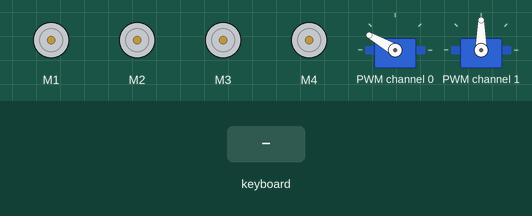
A program run on a simulated Raspberry Pi (BCM pin numbers). On the bench: 4 × DC motor (green arrow = forward, orange = backward, longer = faster), 2 × servo. The test bench sets the inputs (shaded band). The desktop window is not drawn, its controls go by their first labels and the mouse button is held 0.15 s; servo angles are drawn from the pulse width (0.5 ms = 0°, 2.5 ms = 180°); what the program prints to the terminal is not drawn.

Above: at 1.3 s.
1.4 s: key "w" typed on the keyboard
At 3.4 s:
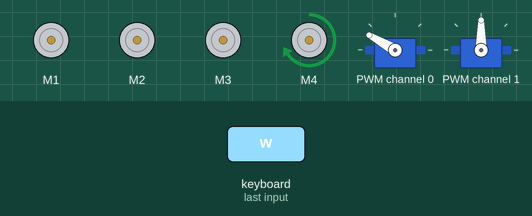
4.4 s: key "s" typed on the keyboard
At 7.16 s:
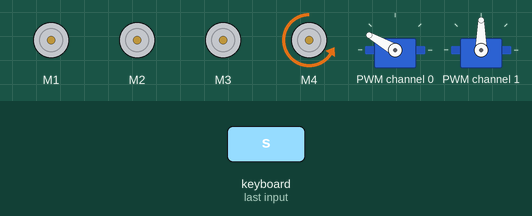
7.4 s: key "y" typed on the keyboard
At 8.2 s:
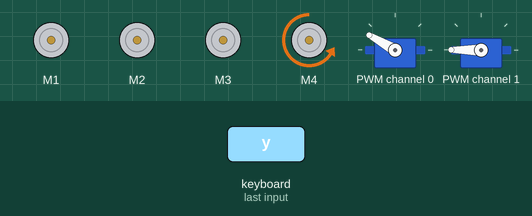
8.9 s: key "q" typed on the keyboard
11.9 s: key "w" typed on the keyboard
At 13.8 s:
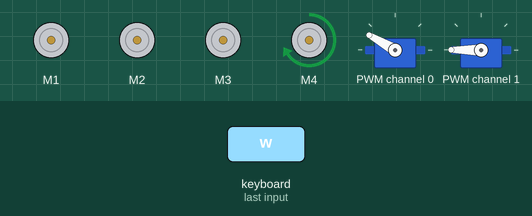
14.9 s: key "s" typed on the keyboard
At 15.35 s:
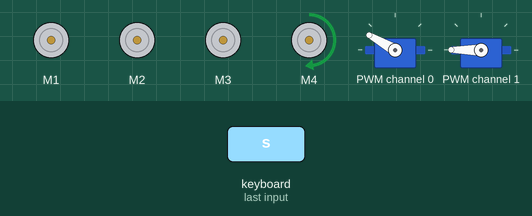
Timing chart, 0 to 18.9 s (numbered marks = the images above; inputs shaded):
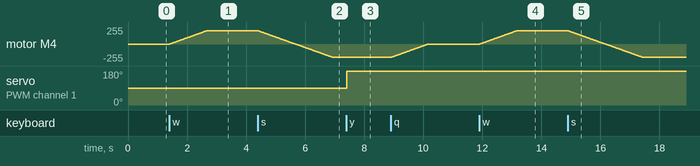

Measured:
- after the input at 1.4 s, motor M4: moves from stopped to forward 199/255 over 1.3 s, starting at once
- after the input at 4.4 s, motor M4: moves from forward 199/255 to backward 199/255 over 2.5 s, starting at once
- after the input at 7.4 s, servo on PWM channel 1: 90° → 180° at once
- after the input at 11.9 s, motor M4: moves from stopped to forward 199/255 over 1.3 s, starting at once
- after the input at 14.9 s, motor M4: moves from forward 199/255 to backward 199/255 over 2.5 s, starting at once

The program:

PWM_control.py
```python
from tkinter import *
from Adafruit_MotorHAT import Adafruit_MotorHAT, Adafruit_DCMotor
from Adafruit_PWM_Servo_Driver import PWM
import time

# 直流电机设置
mh = Adafruit_MotorHAT(addr=0x60)
mh.getMotor(1).run(Adafruit_MotorHAT.RELEASE)
mh.getMotor(2).run(Adafruit_MotorHAT.RELEASE)
mh.getMotor(3).run(Adafruit_MotorHAT.RELEASE)
mh.getMotor(4).run(Adafruit_MotorHAT.RELEASE)
myMotor = mh.getMotor(4)

# 舵机设置
pwm = PWM(0x60, debug=False)


def setServoPulse(channel, pulse):
    pulseLength = 1000000.0  # 1,000,000 us per second
    pulseLength /= 50.0  # 60 Hz
    pulseLength /= 4096.0  # 12 bits of resolution
    pulse *= 1000.0
    pulse /= (pulseLength * 1.0)
    pwm.setPWM(channel, 0, int(pulse))


def write(servonum, x):
    y = x / 90.0 + 0.5
    y = max(y, 0.5)
    y = min(y, 2.5)
    setServoPulse(servonum, y)


pwm.setPWMFreq(50)
W1 = 150  # 前舵机转向角度
s = 0  # speed
maxs = 200  # max speed
write(0, W1)  # 前舵机
write(1, 90)  # 后舵机

# 调用Tkinter模块控制电机和舵机
root = Tk()


def callback(event):
    global W1
    global s
    global maxs
    if event.keysym == "w":
        print("前进:")
        if s < 0:
            for i in reversed(range(-s)):
                myMotor.setSpeed(i)
                time.sleep(0.005)
            s = 0
        myMotor.run(Adafruit_MotorHAT.FORWARD)
        for i in range(s, maxs):
            myMotor.setSpeed(i)
            time.sleep(0.005)
        s = maxs - 1
    elif event.keysym == "s":
        print("后退:")
        if s > 0:
            for i in reversed(range(s)):
                myMotor.setSpeed(i)
                time.sleep(0.005)
            s = 0
        myMotor.run(Adafruit_MotorHAT.BACKWARD)
        for i in reversed(range(-maxs + 1, s + 1)):
            myMotor.setSpeed(-i)
            time.sleep(0.005)
        s = -maxs + 1
    elif (event.keysym == "d"):
        print("右转")
        W1 += 2
        W1 = min(180, W1)
        write(0, W1)
    elif (event.keysym == "a"):
        print("左转")
        W1 -= 2
        W1 = max(120, W1)
        write(0, W1)
    elif (event.keysym == "q"):
        print("Stop!")
        for i in reversed(range(abs(maxs + 1))):
            myMotor.setSpeed(i)
            time.sleep(0.005)
        s = 0
        myMotor.run(Adafruit_MotorHAT.RELEASE)
    elif (event.keysym == "t"):
        print("陆地模式")
        write(1, 90)
    elif (event.keysym == "y"):
        print("水上模式")
        write(1, 180)
    elif event.keysym == "Up":
        maxs += 5
        maxs = min(maxs, 255)
        print("speed up:", maxs)
        if s:
            myMotor.setSpeed(maxs)
    elif event.keysym == "Down":
        maxs -= 5
        maxs = max(0, maxs)
        print("speed down:", maxs)
        if s:
            myMotor.setSpeed(maxs)
    else:
        print("请输入正确的控制按键:q,w,a,s,d,t,y")


frame = Frame(root, width=200, height=200)
frame.bind("<Key>", callback)
frame.focus_set()
frame.pack()

mainloop()
```
